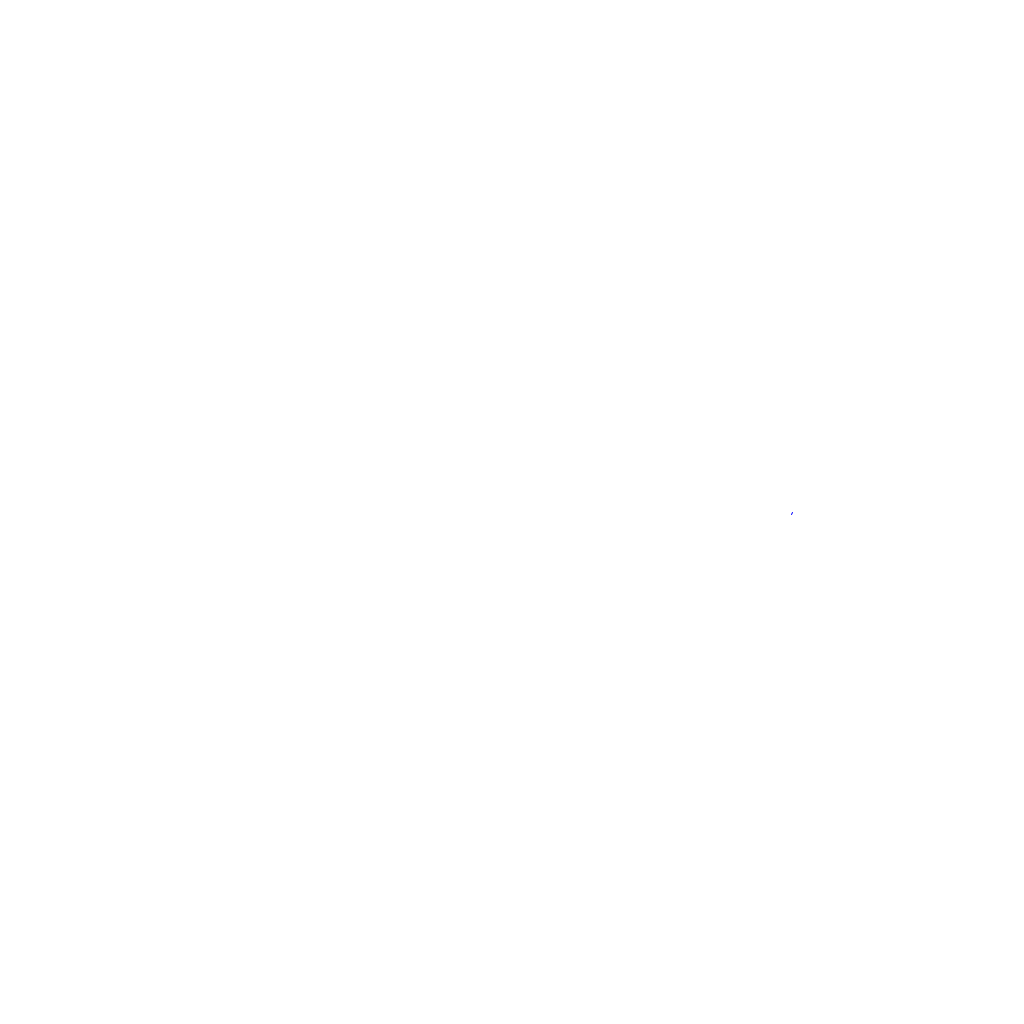
Frame 1 (no input)
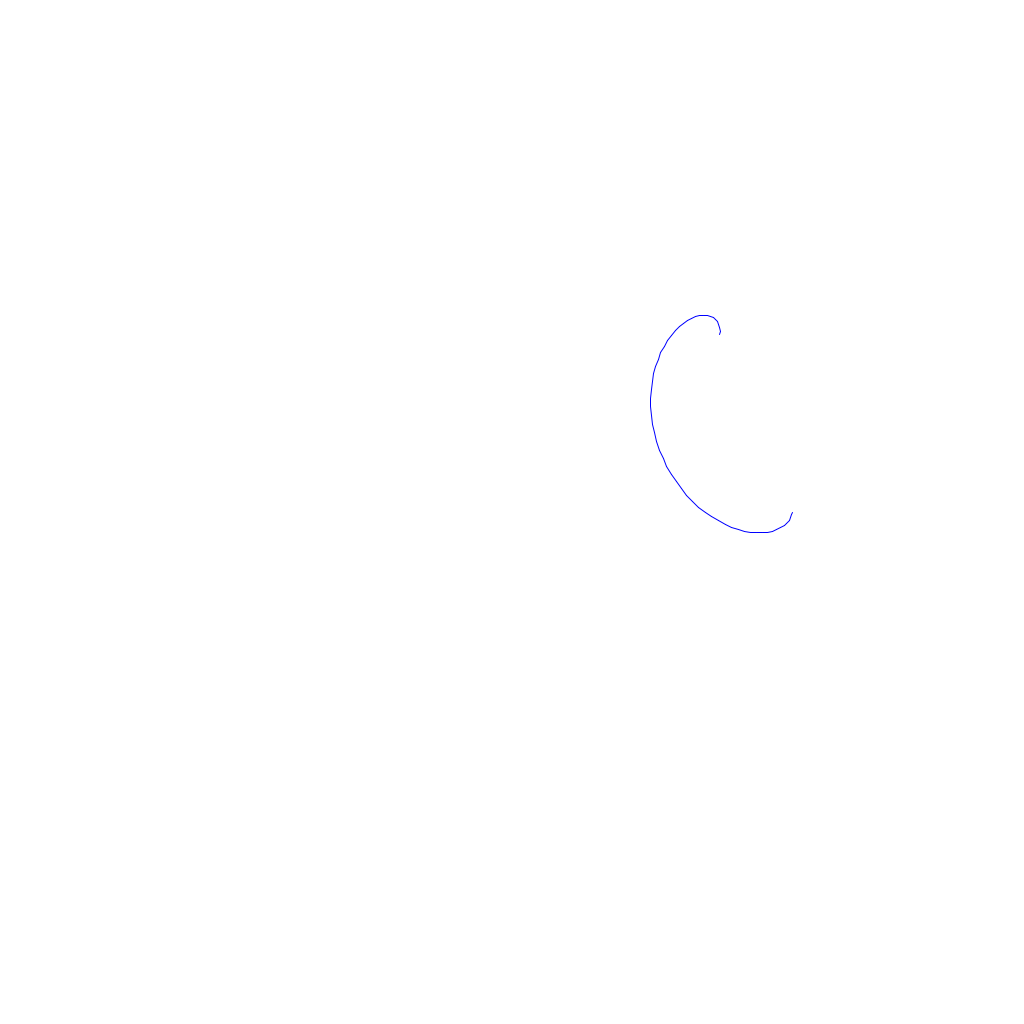
Frame 60 (the mouse pressed at the canvas centre just before this capture)
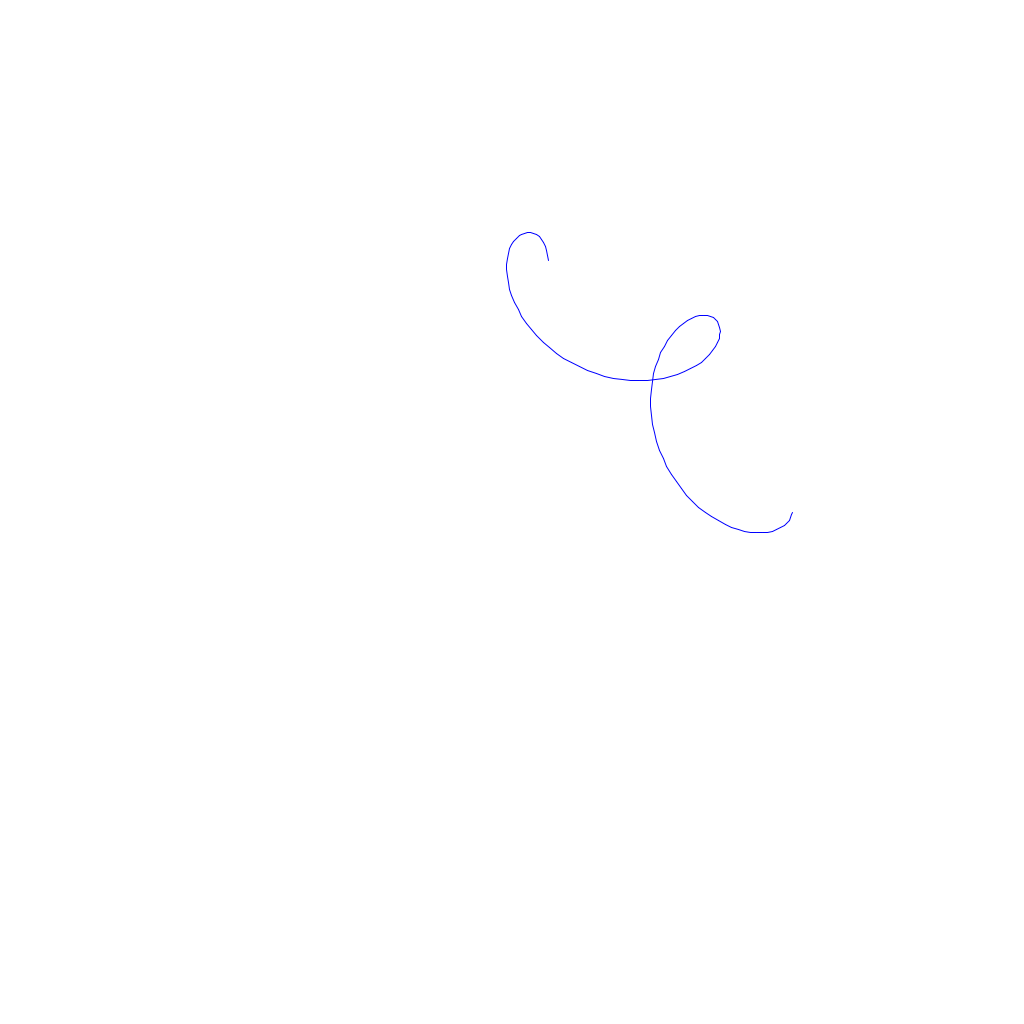
Frame 120 (the mouse held since frame 60 and released just before this capture)

The Processing sketch that drew these frames (run headless with seeded random() and noise(); from frame 60 on, the mouse is pressed at the canvas centre):

// Processing sketch: code16_09
// ── code16_09.pde
float R=500;
float k=0.88, l=0.5; 
float th=0, seg=0.1;
void setup(){
  size(1024,1024);
  background(255);
  stroke(0,0,255);
}
void draw(){
  translate(width/2,height/2);
  float T=(1-k)/k;
  line(R*((1-k)*cos(th    )+l*k*cos(T* th     )),
       R*((1-k)*sin(th    )-l*k*sin(T* th     )),
       R*((1-k)*cos(th+seg)+l*k*cos(T*(th+seg))),
       R*((1-k)*sin(th+seg)-l*k*sin(T*(th+seg))));
  th+=seg;
}
